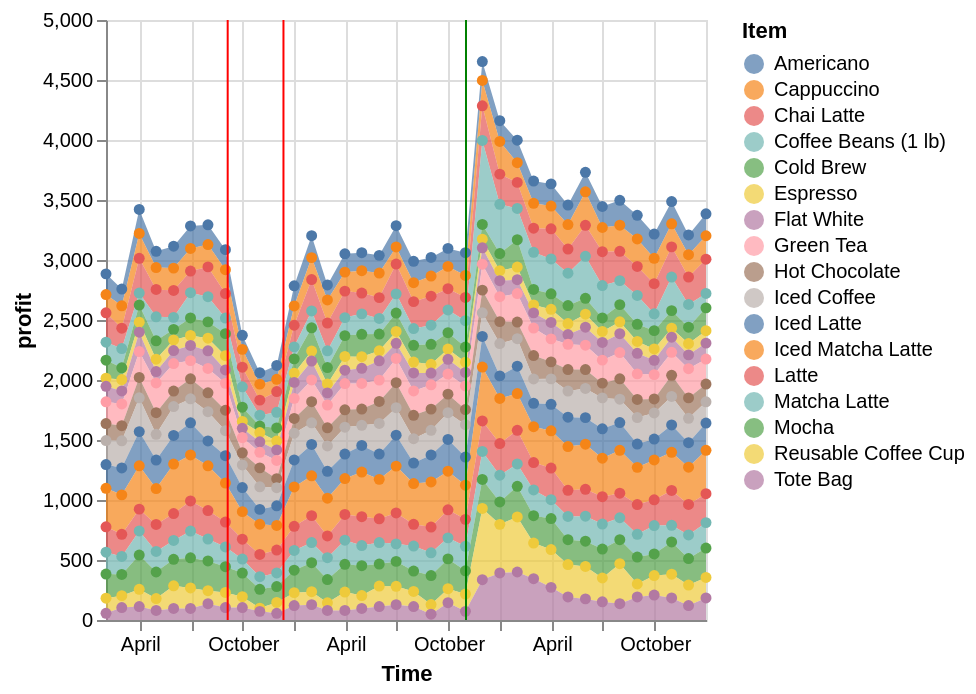

Write notebook code for a chart like this one.
### Code cell
monthly_items = total_data.groupby([pd.PeriodIndex(total_data['date_time'], freq="M"), "item_name"])["profit"].sum().reset_index()
monthly_items["date_time"] = monthly_items["date_time"].dt.to_timestamp("M")

item_month_profit = alt.Chart(monthly_items).mark_area(point=True).encode(
    x = alt.X("date_time:T").title("Time"),
    y = alt.Y("profit").title("profit"),
    color = alt.Color("item_name").title("Item")
)
item_month_profit + rules

### Figure 1 — Vega specification as saved in the notebook (floating-point values rounded to 4 significant figures; data arrays with more than 128 entries replaced by an {"elided": "..."} marker saying what was removed)
{"$schema": "https://vega.github.io/schema/vega/v5.json", "data": [{"name": "source_0"}, {"name": "data_0", "values": {"elided": "612 records"}, "transform": [{"type": "formula", "expr": "toDate(datum['date_time'])", "as": "date_time"}]}, {"name": "data_1", "values": {"elided": "612 records"}, "transform": [{"type": "formula", "expr": "toDate(datum['date_time'])", "as": "date_time"}]}, {"name": "source_1", "values": [{"Date": "2023-11-01T00:00:00.000", "color": "green"}, {"Date": "2022-09-04T00:00:00.000", "color": "red"}, {"Date": "2022-12-12T00:00:00.000", "color": "red"}], "transform": [{"type": "formula", "expr": "toDate(datum['Date'])", "as": "Date"}]}, {"name": "data_0_color_domain_item_name_0", "values": [{"item_name": "Americano"}, {"item_name": "Cappuccino"}, {"item_name": "Chai Latte"}, {"item_name": "Coffee Beans (1 lb)"}, {"item_name": "Cold Brew"}, {"item_name": "Espresso"}, {"item_name": "Flat White"}, {"item_name": "Green Tea"}, {"item_name": "Hot Chocolate"}, {"item_name": "Iced Coffee"}, {"item_name": "Iced Latte"}, {"item_name": "Iced Matcha Latte"}, {"item_name": "Latte"}, {"item_name": "Matcha Latte"}, {"item_name": "Mocha"}, {"item_name": "Reusable Coffee Cup"}, {"item_name": "Tote Bag"}]}, {"name": "data_1_color_domain_item_name_1", "values": [{"item_name": "Americano"}, {"item_name": "Cappuccino"}, {"item_name": "Chai Latte"}, {"item_name": "Coffee Beans (1 lb)"}, {"item_name": "Cold Brew"}, {"item_name": "Espresso"}, {"item_name": "Flat White"}, {"item_name": "Green Tea"}, {"item_name": "Hot Chocolate"}, {"item_name": "Iced Coffee"}, {"item_name": "Iced Latte"}, {"item_name": "Iced Matcha Latte"}, {"item_name": "Latte"}, {"item_name": "Matcha Latte"}, {"item_name": "Mocha"}, {"item_name": "Reusable Coffee Cup"}, {"item_name": "Tote Bag"}]}], "marks": [{"type": "group", "name": "layer_0_layer_0_pathgroup", "from": {"facet": {"data": "data_0", "name": "faceted_path_layer_0_layer_0_main", "groupby": ["item_name"]}}, "encode": {"update": {"height": {"field": {"signal": null, "datum": null, "group": "height", "parent": null}}, "width": {"field": {"signal": null, "datum": null, "group": "width", "parent": null}}}}, "marks": [{"type": "area", "name": "layer_0_layer_0_marks", "from": {"data": "faceted_path_layer_0_layer_0_main"}, "sort": {"field": "x"}, "encode": {"update": {"y": {"field": "profit_end", "scale": "y"}, "x": {"field": "date_time", "scale": "x"}, "orient": {"value": "vertical"}, "opacity": {"value": 0.7}, "y2": {"field": "profit_start", "scale": "y"}, "fill": {"field": "item_name", "scale": "color"}, "defined": {"signal": "isValid(datum[\"date_time\"]) && isFinite(+datum[\"date_time\"]) && isValid(datum[\"profit\"]) && isFinite(+datum[\"profit\"])"}}}, "style": ["area"]}]}, {"type": "symbol", "name": "layer_0_layer_1_marks", "from": {"data": "data_1"}, "encode": {"update": {"x": {"field": "date_time", "scale": "x"}, "y": {"field": "profit_end", "scale": "y"}, "opacity": {"value": 1}, "fill": {"field": "item_name", "scale": "color"}}}, "style": ["point"]}, {"type": "rule", "name": "layer_1_marks", "from": {"data": "source_1"}, "encode": {"update": {"stroke": {"field": "color"}, "x": {"field": "Date", "scale": "x"}, "y2": {"field": {"signal": null, "datum": null, "group": "height", "parent": null}}, "y": {"value": 0}}}, "style": ["rule"]}], "scales": [{"name": "x", "type": "time", "domain": {"fields": [{"data": "data_0", "field": "date_time"}, {"data": "data_1", "field": "date_time"}, {"data": "source_1", "field": "Date"}]}, "range": [0, {"signal": "width"}]}, {"name": "y", "type": "linear", "domain": {"fields": [{"data": "data_0", "field": "profit_start"}, {"data": "data_0", "field": "profit_end"}, {"data": "data_1", "field": "profit_start"}, {"data": "data_1", "field": "profit_end"}]}, "range": [{"signal": "height"}, 0], "nice": true, "zero": true}, {"name": "color", "type": "ordinal", "domain": {"fields": [{"data": "data_0_color_domain_item_name_0", "field": "item_name"}, {"data": "data_1_color_domain_item_name_1", "field": "item_name"}], "sort": true}, "range": "category"}], "axes": [{"scale": "x", "tickCount": {"signal": "ceil(width/40)"}, "labels": false, "gridScale": "y", "domain": false, "aria": false, "maxExtent": 0, "minExtent": 0, "ticks": false, "orient": "bottom", "grid": true, "zindex": 0}, {"scale": "y", "domain": false, "minExtent": 0, "grid": true, "aria": false, "maxExtent": 0, "ticks": false, "zindex": 0, "gridScale": "x", "labels": false, "orient": "left", "tickCount": {"signal": "ceil(height/40)"}}, {"scale": "x", "grid": false, "title": "Time", "labelFlush": true, "labelOverlap": true, "tickCount": {"signal": "ceil(width/40)"}, "zindex": 0, "orient": "bottom"}, {"scale": "y", "title": "profit", "labelOverlap": true, "tickCount": {"signal": "ceil(height/40)"}, "orient": "left", "grid": false, "zindex": 0}], "legends": [{"title": "Item", "fill": "color", "symbolType": "circle", "encode": {"symbols": {"update": {"opacity": {"value": 0.7}}}}}], "padding": 5, "width": 300, "height": 300, "background": "white", "style": "cell"}
